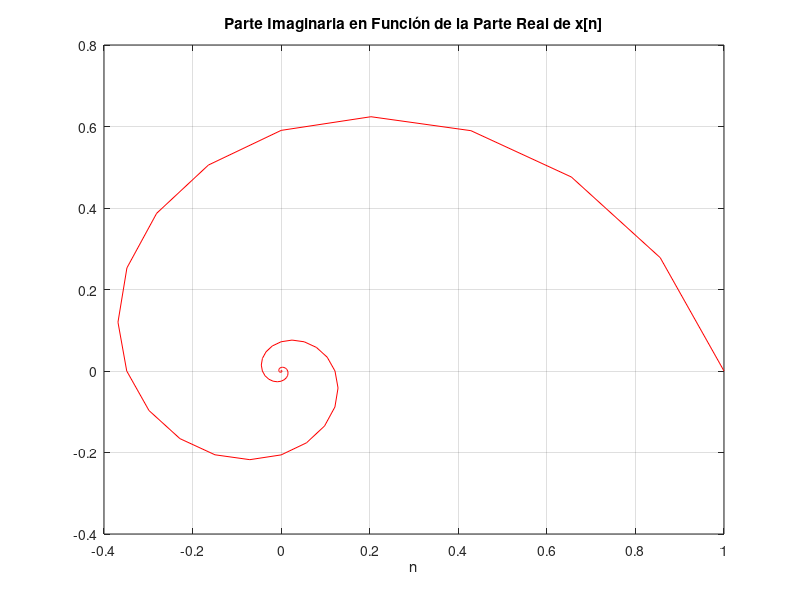

The MATLAB script that drew this image:
nn = 0:2000000;
A=0.9;
xn = (A.^nn).*exp(j*nn*(pi/10));

plot(real(xn), imag(xn),'r');
grid on;
title('Parte Imaginaria en Función de la Parte Real de x[n]'), xlabel(' n ');
